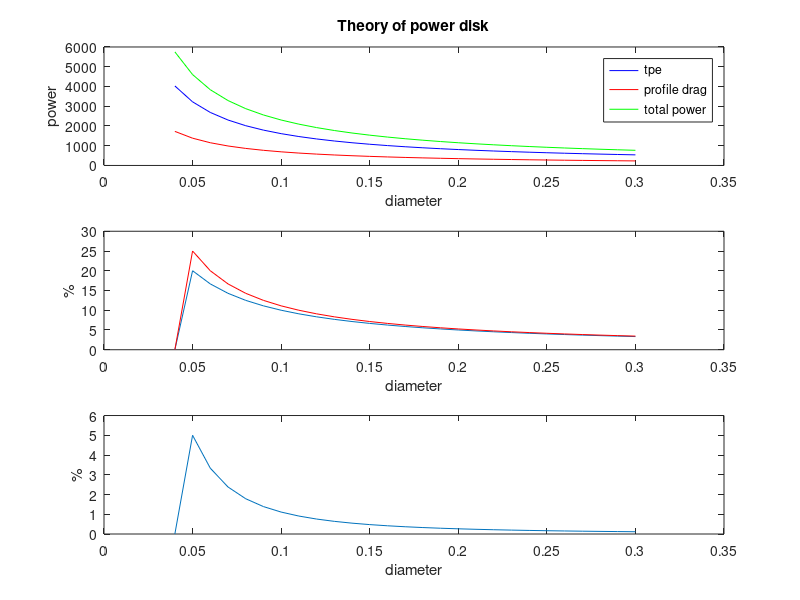

This chart was generated by the following MATLAB code:
%{
----------------------BEST PROPELLER FOR A QUADCOPTER--------------------
---------------------------PEROULIS KONSTANTINOS--------------------------
---------------email: peroulis.constantinos@outlook.com-------------------
--------------------------------------------------------------------------
%}


clear
clc
%----------------------------SCRIPT VARIABLES------------------------------
turn=1;
end_turn = 0;   % end turn (terminate the program) is false
ans_in_plot_hold = 2;
percentage(1)=0;
bat_percentage(1)=0;
minus(1)=0;
%---------------------------START LOOP-------------------------------------
while end_turn==0; %while end turn (terminate the program) is false
%-------------------------INPUT QUESTIONS----------------------------------
%-------------------------------INPUT----------------------------------
%    battery_w=0.484;    %prototype battery weight
%    Ah=4.5; %prototype battery Ah
%    additional_w = 0.3562 ;  
%    frame_w = 0.34; 
%    w1 = frame_w + additional_w ;  %prototype frame weight(0.34gr) + additional (0.3562) = 0.6962
%    S=4;
%    motor_w = 0.08; % the motor weight of the prototype
%----------------------------END INPUT-------------------------------------
    w1=input('Input frame weight (kg)= ');
    battery_w = input('battery weight (kg)= ');
    input_ans_frame_motor = input ('Motor weight is additional? \n 1 FOR YES \n 2 FOR NO \n ');    
    motor_w = 0 ;
    if input_ans_frame_motor == 1 ;
         motor_w = input('motor weight (kg)= ');
    end
    Ah = input('Ah = ');
    S = input('Battery cells = ');
    additional_weight = input ('Additional weight (kg)(0 for no additional weight) = ');
%---------------------END INPUT QUESTIONS----------------------------------
%-------------------------OPERATIONS---------------------------------------
V=S*3.7; %Volt of the battery
if input_ans_frame_motor == 1 
    w = (w1 + battery_w)/4 + motor_w + additional_weight/4; % weight = (frame + battery)/4 + motor weight
else
    w = (w1 + battery_w)/4 + additional_weight/4;
end
w = w * 9.82; % total weight * g
r = 1.225;
d = 0.04; %initial prop diameter
power = []; %power table
profile_drag = []; % profile drag power table
total_power = []; % total power table
i = 1;    %first row of all tables
a = [];   %diameter table
FM = 0.7;   %experimental                               IT CAN BE 0.7 - 1.0
datasave = [];    %for the output
ans_in_res = input('Do you want to see the results?\n 1 for YES\n 2 for NO\n');
w1 + battery_w + (motor_w*4) + additional_weight %total weight output
for d=0.04:0.01:0.3 % for diameters 0.04 to 0.3 meters and step 0.01 meter
    a(i)=d; %put diameter to diameter table
    power(i)=sqrt((w^3)/(2*pi*(a(i)^2)*r/4)); %put PDE power into power table 
    profile_drag(i) = power(i)*(1-FM)/FM;   %put profile drag power into profile drag table
    total_power(i) = (power(i)+profile_drag(i)); % add PDE power and proifle drag power and put it into total power table
    autonomy(i) = 60*Ah*V*0.6/(4*total_power(i)); %put battery autonomy for i diameter into autonomy table
    if d>0.04 % diameter must be greater than the initial diameter to avoid errors in i-1 (it doesn't exist when i=1)
        percentage(i) = (abs((total_power(i)-total_power(i-1)))/total_power(i-1))*100;
        %variation percentage of i total power from i-1 total power
        bat_percentage(i)= (abs((autonomy(i)-autonomy(i-1)))/autonomy(i-1))*100;
        %variation percentage of i battery autonomy from i-1 battery
        %autonomy
        minus(i)=bat_percentage(i)-percentage(i);
        %varietion of total power percentage from battery autonomy
        %percentage (it's a percentage)
    end
    if ans_in_res == 1 % if the user wants to see the results
        datasave=[datasave; a(i) power(i) profile_drag(i) total_power(i) autonomy(i) percentage(i) bat_percentage(i) minus(i)]; 
    end  % save output for the i results
    i=i+1; 
end

if ans_in_res == 1 % if the user wants to see the results
    fprintf(' Diameter  PDT   profile_drag  TOTAL_POWER Autonomy(min)\n') %output heading
disp(datasave) %display output
end

databest=[]; %making a table IF autonomy is more than 15 min
for i=1:27    %30-3
    if autonomy(i)> 15 %min
        databest=[databest; a(i) total_power(i) autonomy(i) percentage(i) bat_percentage(i) minus(i)];
    end %save output
end
fprintf(' Diameter Total_power Autonomy(min)\n') % best output heading
disp(databest) % best output display
%---------------------------------PLOTS------------------------------------
    
 subplot(3,1,1)  %making 3 plots in a column
%-----------PLOT 1---------------------
    if turn == 1 || ans_in_plot_hold == 2 || ans_in_plot_hold == 3 
        % if this is the first turn or if the user doesnt want to hold a diagram 
        % of 311 plot at the previous turn or he wants ALL the diagrammes 
        plot(a,power,'b-') %PDE POWER
        hold on                                             % hold 3,1,1 plot
        plot(a,profile_drag,'r-') %profile drag power plot
        plot(a,total_power,'g-')  %total power plot
        xlabel('diameter')
        ylabel('power')
        title('Theory of power disk')
        legend('tpe','profile drag','total power')
        hold off                                        % hold off 3,1,1 plot
    end
    %-----------PLOT 2---------------------
    subplot(3,1,2) 
    plot(a,percentage) %power percentage plot
    hold on
    xlabel('diameter')
    ylabel('%')
    plot(a,bat_percentage,'r-') % battery autonomy percentage plot
%    if turn == 1 % the question is in the first turn
%     ans_in_plot_312 = input ('Do you want to hold this plot? \n 1 for YES \n 2 for NO \n');
%    if ans_in_plot_312 == 2 % dont hold
%       hold off                                        % hold off 3,1,2 plot
%  end
%  end
   hold off
%-----------PLOT 3---------------------
    subplot(3,1,3)
    plot(a,minus) %plot of varietion of total power percentage from battery autonomy                                  
%    if turn == 1 % question is set in the first turn
      hold on                                         % hold 3,1,3 plot
      xlabel('diameter')
      ylabel('%')
%      ans_in_plot_313 = input ('Do you want to hold this plot? \n 1 for YES \n 2 for NO \n');
%      if ans_in_plot_313 == 2 % dont hold
         hold off                                        % hold off 3,1,3 plot
%      end
%    end
    %----------------------------END PLOTS---------------------------------
    if turn == 1 % ask if this is the first turn
        ans_in_plot_hold=input('Do you want to hold a diagram? \n 1 for YES \n 2 for NO \n 3 HOLD ALL \n');
    end     %end of the question
    if ans_in_plot_hold == 1 %if the user wants a diagram 
        if turn == 1 % ask if this is the first turn
            ans_in_plot_hold_2 = input('What diagram do you want? \n 1 for total power\n 2 for profile drag\n 3 for PDE\n 0 for end\n');
        end     %end of the question    
        subplot(3,1,1)
        if ans_in_plot_hold_2==1 % the user wants 3,1,1 total power
         plot(a,total_power)
         hold on
         xlabel('diameter')
         ylabel('power')
         legend('total power')
        elseif ans_in_plot_hold_2==2 % the user wants 3,1,1 profile drag
         plot(a,profile_drag)
         hold on
         xlabel('diameter')
         ylabel('power')
         title('Profile drag')
        elseif ans_in_plot_hold_2==3 % the user wants 3,1,1 PDE power
         plot(a,power)
         hold on
         xlabel('diameter')
         ylabel('power')
         title('PDT')
        elseif ans_in_plot_hold_2==0
         end_turn=1; % end  turn is true (terminate)
        end
    end
if end_turn == 0 % end turn is false (continue)
    end_turn=input('do you want to proceed?\n 1 yes \n 2 No\n');
    if end_turn == 1 %the user wants to proceed
        end_turn = 0; %false (continue)
    else
        end_turn = 1; % true (terminate)
    end
end
turn = turn + 1;
end